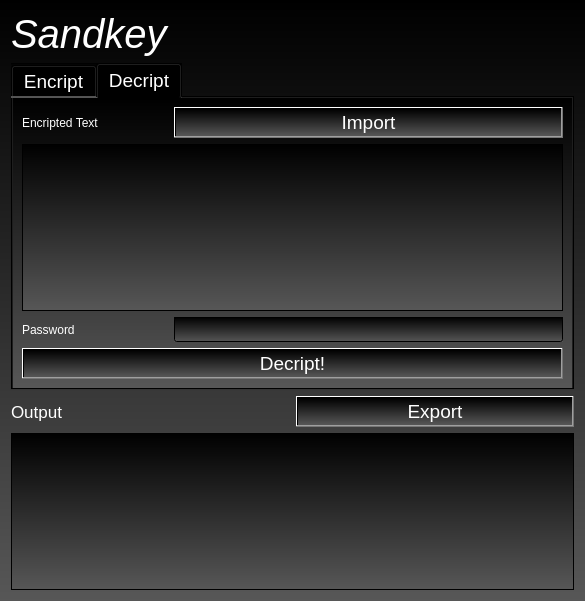
<?xml version="1.0" encoding="UTF-8"?>
<ui version="4.0">
 <class>Dialog</class>
 <widget class="QDialog" name="Dialog">
  <property name="geometry">
   <rect>
    <x>0</x>
    <y>0</y>
    <width>585</width>
    <height>601</height>
   </rect>
  </property>
  <property name="font">
   <font>
    <fontweight>ExtraLight</fontweight>
   </font>
  </property>
  <property name="windowTitle">
   <string notr="true" extracomment="Keep it as &quot;SandKey&quot;">0</string>
  </property>
  <property name="styleSheet">
   <string notr="true">background-color: qlineargradient(spread:pad, x1:0.5, y1:0, x2:0.5, y2:1, stop:0 rgba(0, 0, 0, 255), stop:1 rgba(87, 87, 87, 255));
color: rgb(255, 255, 255);</string>
  </property>
  <layout class="QGridLayout" name="gridLayout">
   <item row="4" column="0">
    <widget class="QLabel" name="label_4">
     <property name="font">
      <font>
       <pointsize>13</pointsize>
      </font>
     </property>
     <property name="styleSheet">
      <string notr="true">background-color: rgba(191, 64, 64, 0);</string>
     </property>
     <property name="text">
      <string>Output</string>
     </property>
    </widget>
   </item>
   <item row="0" column="0">
    <widget class="QLabel" name="label">
     <property name="font">
      <font>
       <pointsize>30</pointsize>
       <italic>true</italic>
       <fontweight>ExtraLight</fontweight>
      </font>
     </property>
     <property name="styleSheet">
      <string notr="true">background-color: rgba(191, 64, 64, 0);</string>
     </property>
     <property name="text">
      <string>Sandkey</string>
     </property>
    </widget>
   </item>
   <item row="1" column="0" colspan="2">
    <widget class="QTabWidget" name="tabWidget">
     <property name="sizePolicy">
      <sizepolicy hsizetype="Expanding" vsizetype="Expanding">
       <horstretch>0</horstretch>
       <verstretch>0</verstretch>
      </sizepolicy>
     </property>
     <property name="font">
      <font>
       <pointsize>14</pointsize>
      </font>
     </property>
     <property name="currentIndex">
      <number>1</number>
     </property>
     <widget class="QWidget" name="tab">
      <property name="sizePolicy">
       <sizepolicy hsizetype="Expanding" vsizetype="Expanding">
        <horstretch>0</horstretch>
        <verstretch>0</verstretch>
       </sizepolicy>
      </property>
      <attribute name="title">
       <string>Encript</string>
      </attribute>
      <layout class="QGridLayout" name="gridLayout_2">
       <item row="2" column="1">
        <widget class="QLineEdit" name="pword">
         <property name="font">
          <font>
           <family>Adwaita Mono</family>
          </font>
         </property>
        </widget>
       </item>
       <item row="1" column="0" colspan="2">
        <widget class="QPlainTextEdit" name="og_text">
         <property name="font">
          <font>
           <family>Adwaita Mono</family>
          </font>
         </property>
        </widget>
       </item>
       <item row="2" column="0">
        <widget class="QLabel" name="label_3">
         <property name="styleSheet">
          <string notr="true">background-color: rgba(191, 64, 64, 0);</string>
         </property>
         <property name="text">
          <string>Password</string>
         </property>
        </widget>
       </item>
       <item row="0" column="0">
        <widget class="QLabel" name="label_2">
         <property name="styleSheet">
          <string notr="true">background-color: rgba(191, 64, 64, 0);</string>
         </property>
         <property name="text">
          <string>Original Plain Text             </string>
         </property>
        </widget>
       </item>
       <item row="3" column="0" colspan="2">
        <widget class="QPushButton" name="encript">
         <property name="sizePolicy">
          <sizepolicy hsizetype="Minimum" vsizetype="Minimum">
           <horstretch>0</horstretch>
           <verstretch>0</verstretch>
          </sizepolicy>
         </property>
         <property name="minimumSize">
          <size>
           <width>0</width>
           <height>40</height>
          </size>
         </property>
         <property name="maximumSize">
          <size>
           <width>16777215</width>
           <height>16777215</height>
          </size>
         </property>
         <property name="text">
          <string>Encript!</string>
         </property>
        </widget>
       </item>
       <item row="0" column="1">
        <widget class="QPushButton" name="pushButton">
         <property name="font">
          <font>
           <pointsize>14</pointsize>
          </font>
         </property>
         <property name="text">
          <string>Import</string>
         </property>
        </widget>
       </item>
      </layout>
     </widget>
     <widget class="QWidget" name="tab_2">
      <attribute name="title">
       <string>Decript</string>
      </attribute>
      <layout class="QGridLayout" name="gridLayout_3">
       <item row="1" column="0" colspan="2">
        <widget class="QPlainTextEdit" name="decri">
         <property name="font">
          <font>
           <family>Adwaita Mono</family>
          </font>
         </property>
        </widget>
       </item>
       <item row="0" column="0">
        <widget class="QLabel" name="label_5">
         <property name="styleSheet">
          <string notr="true">background-color: rgba(191, 64, 64, 0);</string>
         </property>
         <property name="text">
          <string>Encripted Text</string>
         </property>
        </widget>
       </item>
       <item row="2" column="0">
        <widget class="QLabel" name="label_6">
         <property name="styleSheet">
          <string notr="true">background-color: rgba(191, 64, 64, 0);</string>
         </property>
         <property name="text">
          <string>Password                            </string>
         </property>
        </widget>
       </item>
       <item row="2" column="1">
        <widget class="QLineEdit" name="pass2">
         <property name="font">
          <font>
           <family>Adwaita Mono</family>
          </font>
         </property>
         <property name="text">
          <string/>
         </property>
         <property name="clearButtonEnabled">
          <bool>false</bool>
         </property>
        </widget>
       </item>
       <item row="0" column="1">
        <widget class="QPushButton" name="import_2">
         <property name="font">
          <font>
           <pointsize>14</pointsize>
          </font>
         </property>
         <property name="text">
          <string>Import</string>
         </property>
        </widget>
       </item>
       <item row="3" column="0" colspan="2">
        <widget class="QPushButton" name="pushButton_2">
         <property name="font">
          <font>
           <pointsize>14</pointsize>
          </font>
         </property>
         <property name="text">
          <string>Decript!</string>
         </property>
        </widget>
       </item>
      </layout>
     </widget>
    </widget>
   </item>
   <item row="4" column="1">
    <widget class="QPushButton" name="export_2">
     <property name="font">
      <font>
       <pointsize>14</pointsize>
      </font>
     </property>
     <property name="text">
      <string>Export</string>
     </property>
    </widget>
   </item>
   <item row="6" column="0" colspan="2">
    <widget class="QPlainTextEdit" name="output">
     <property name="font">
      <font>
       <family>Adwaita Mono</family>
      </font>
     </property>
     <property name="readOnly">
      <bool>true</bool>
     </property>
    </widget>
   </item>
  </layout>
 </widget>
 <resources/>
 <connections/>
</ui>
